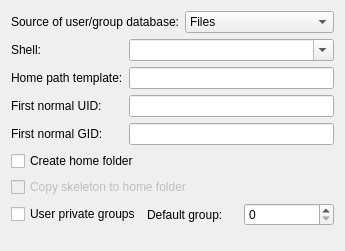
<?xml version="1.0" encoding="UTF-8"?>
<ui version="4.0">
 <class>KU_GeneralSettings</class>
 <widget class="QWidget" name="KU_GeneralSettings">
  <property name="geometry">
   <rect>
    <x>0</x>
    <y>0</y>
    <width>345</width>
    <height>251</height>
   </rect>
  </property>
  <layout class="QVBoxLayout">
   <property name="spacing">
    <number>6</number>
   </property>
   <property name="margin">
    <number>11</number>
   </property>
   <item>
    <layout class="QHBoxLayout">
     <property name="spacing">
      <number>6</number>
     </property>
     <property name="margin">
      <number>0</number>
     </property>
     <item>
      <widget class="QLabel" name="textLabel1">
       <property name="text">
        <string>Source of user/group database:</string>
       </property>
       <property name="buddy">
        <cstring>kcfg_source</cstring>
       </property>
      </widget>
     </item>
     <item>
      <widget class="KComboBox" name="kcfg_source">
       <item>
        <property name="text">
         <string>Files</string>
        </property>
       </item>
       <item>
        <property name="text">
         <string>System</string>
        </property>
       </item>
      </widget>
     </item>
    </layout>
   </item>
   <item>
    <layout class="QGridLayout">
     <property name="margin">
      <number>0</number>
     </property>
     <property name="spacing">
      <number>6</number>
     </property>
     <item row="1" column="1">
      <widget class="KLineEdit" name="kcfg_homepath"/>
     </item>
     <item row="3" column="0">
      <widget class="QLabel" name="textLabel2">
       <property name="text">
        <string>First normal GID:</string>
       </property>
       <property name="buddy">
        <cstring>kcfg_firstGID</cstring>
       </property>
      </widget>
     </item>
     <item row="1" column="0">
      <widget class="QLabel" name="textLabel1_2">
       <property name="text">
        <string>Home path template:</string>
       </property>
       <property name="buddy">
        <cstring>kcfg_homepath</cstring>
       </property>
      </widget>
     </item>
     <item row="0" column="0">
      <widget class="QLabel" name="textLabel1_3">
       <property name="text">
        <string>Shell:</string>
       </property>
       <property name="buddy">
        <cstring>kcfg_shell</cstring>
       </property>
      </widget>
     </item>
     <item row="0" column="1">
      <widget class="KComboBox" name="kcfg_shell">
       <property name="editable">
        <bool>true</bool>
       </property>
      </widget>
     </item>
     <item row="2" column="0">
      <widget class="QLabel" name="textLabel1_3_2">
       <property name="text">
        <string>First normal UID:</string>
       </property>
       <property name="buddy">
        <cstring>kcfg_firstUID</cstring>
       </property>
      </widget>
     </item>
     <item row="3" column="1">
      <widget class="KLineEdit" name="kcfg_firstGID"/>
     </item>
     <item row="2" column="1">
      <widget class="KLineEdit" name="kcfg_firstUID"/>
     </item>
    </layout>
   </item>
   <item>
    <widget class="QCheckBox" name="kcfg_createHomeDir">
     <property name="text">
      <string>Create home folder</string>
     </property>
    </widget>
   </item>
   <item>
    <widget class="QCheckBox" name="kcfg_copySkel">
     <property name="enabled">
      <bool>false</bool>
     </property>
     <property name="text">
      <string>Copy skeleton to home folder</string>
     </property>
    </widget>
   </item>
   <item>
    <layout class="QHBoxLayout">
     <property name="spacing">
      <number>6</number>
     </property>
     <property name="margin">
      <number>0</number>
     </property>
     <item>
      <widget class="QCheckBox" name="kcfg_userPrivateGroup">
       <property name="text">
        <string>User private groups</string>
       </property>
      </widget>
     </item>
     <item>
      <widget class="QLabel" name="textLabel1_4">
       <property name="text">
        <string>Default group:</string>
       </property>
       <property name="buddy">
        <cstring>kcfg_defaultgroup</cstring>
       </property>
      </widget>
     </item>
     <item>
      <widget class="KIntSpinBox" name="kcfg_defaultgroup">
       <property name="maximum">
        <number>65536</number>
       </property>
      </widget>
     </item>
    </layout>
   </item>
   <item>
    <spacer>
     <property name="orientation">
      <enum>Qt::Vertical</enum>
     </property>
     <property name="sizeType">
      <enum>QSizePolicy::Expanding</enum>
     </property>
     <property name="sizeHint" stdset="0">
      <size>
       <width>20</width>
       <height>16</height>
      </size>
     </property>
    </spacer>
   </item>
  </layout>
 </widget>
 <customwidgets>
  <customwidget>
   <class>KComboBox</class>
   <extends>QComboBox</extends>
   <header>kcombobox.h</header>
  </customwidget>
  <customwidget>
   <class>KLineEdit</class>
   <extends>QLineEdit</extends>
   <header>klineedit.h</header>
  </customwidget>
  <customwidget>
   <class>KIntSpinBox</class>
   <extends>QSpinBox</extends>
   <header>knuminput.h</header>
  </customwidget>
 </customwidgets>
 <tabstops>
  <tabstop>kcfg_source</tabstop>
  <tabstop>kcfg_shell</tabstop>
  <tabstop>kcfg_homepath</tabstop>
  <tabstop>kcfg_firstUID</tabstop>
  <tabstop>kcfg_firstGID</tabstop>
  <tabstop>kcfg_createHomeDir</tabstop>
  <tabstop>kcfg_copySkel</tabstop>
  <tabstop>kcfg_userPrivateGroup</tabstop>
 </tabstops>
 <resources/>
 <connections>
  <connection>
   <sender>kcfg_userPrivateGroup</sender>
   <signal>toggled(bool)</signal>
   <receiver>kcfg_defaultgroup</receiver>
   <slot>setDisabled(bool)</slot>
   <hints>
    <hint type="sourcelabel">
     <x>68</x>
     <y>208</y>
    </hint>
    <hint type="destinationlabel">
     <x>258</x>
     <y>209</y>
    </hint>
   </hints>
  </connection>
  <connection>
   <sender>kcfg_createHomeDir</sender>
   <signal>toggled(bool)</signal>
   <receiver>kcfg_copySkel</receiver>
   <slot>setEnabled(bool)</slot>
   <hints>
    <hint type="sourcelabel">
     <x>155</x>
     <y>157</y>
    </hint>
    <hint type="destinationlabel">
     <x>155</x>
     <y>182</y>
    </hint>
   </hints>
  </connection>
 </connections>
</ui>
